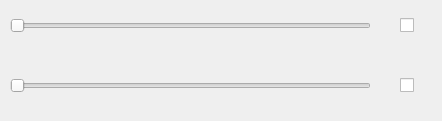
<?xml version="1.0" encoding="UTF-8"?>
<ui version="4.0">
 <class>Hand</class>
 <widget class="QWidget" name="Hand">
  <property name="geometry">
   <rect>
    <x>0</x>
    <y>0</y>
    <width>442</width>
    <height>121</height>
   </rect>
  </property>
  <property name="windowTitle">
   <string>Hand</string>
  </property>
  <widget class="QSlider" name="hs1">
   <property name="geometry">
    <rect>
     <x>10</x>
     <y>0</y>
     <width>361</width>
     <height>51</height>
    </rect>
   </property>
   <property name="maximum">
    <number>100</number>
   </property>
   <property name="orientation">
    <enum>Qt::Horizontal</enum>
   </property>
  </widget>
  <widget class="QCheckBox" name="cb1">
   <property name="geometry">
    <rect>
     <x>400</x>
     <y>0</y>
     <width>31</width>
     <height>51</height>
    </rect>
   </property>
   <property name="text">
    <string>  </string>
   </property>
  </widget>
  <widget class="QSlider" name="hs2">
   <property name="geometry">
    <rect>
     <x>10</x>
     <y>60</y>
     <width>361</width>
     <height>51</height>
    </rect>
   </property>
   <property name="maximum">
    <number>100</number>
   </property>
   <property name="orientation">
    <enum>Qt::Horizontal</enum>
   </property>
  </widget>
  <widget class="QCheckBox" name="cb2">
   <property name="geometry">
    <rect>
     <x>400</x>
     <y>60</y>
     <width>31</width>
     <height>51</height>
    </rect>
   </property>
   <property name="text">
    <string/>
   </property>
  </widget>
 </widget>
 <resources/>
 <connections/>
</ui>
